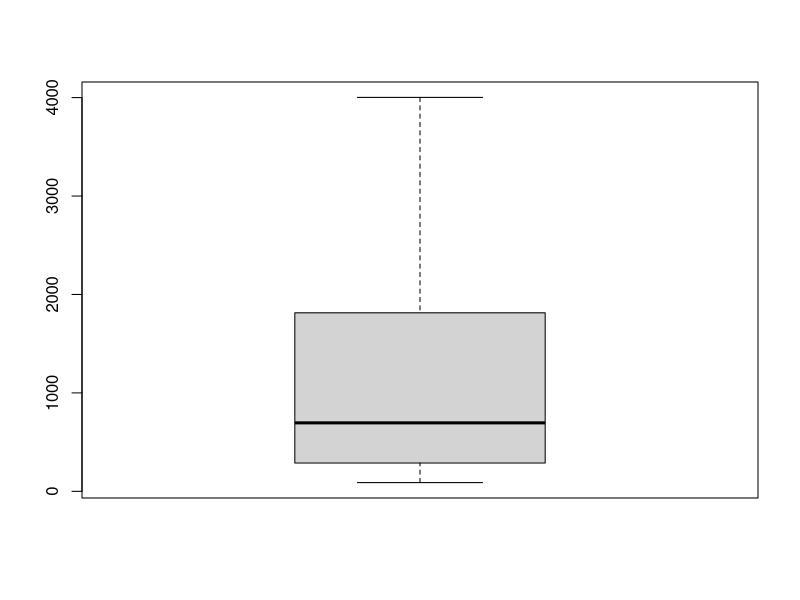
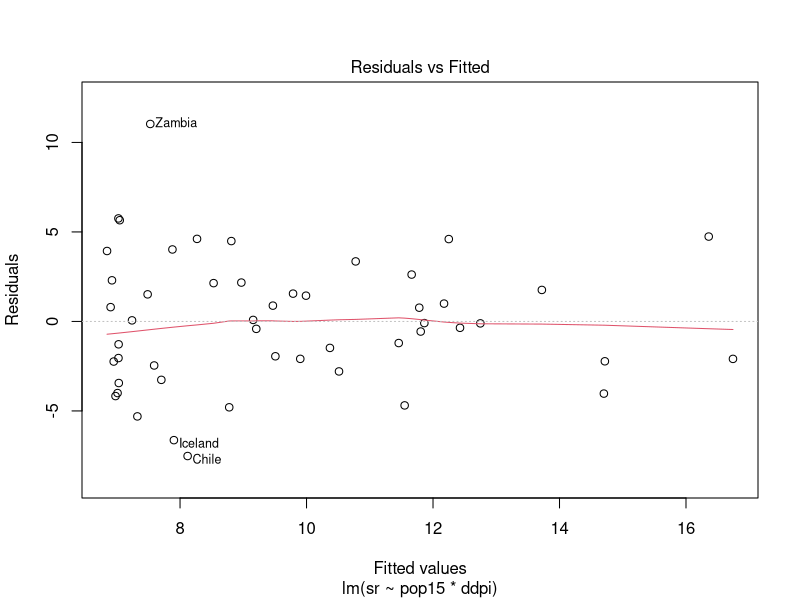
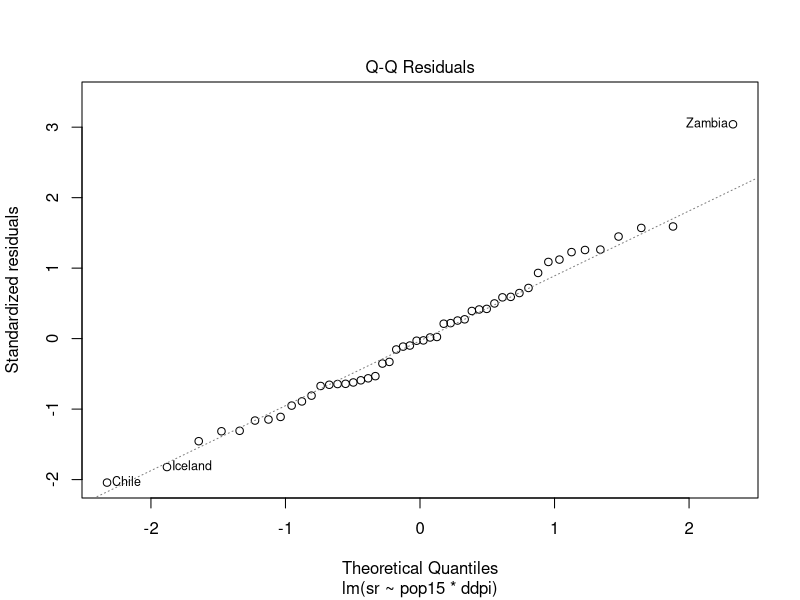
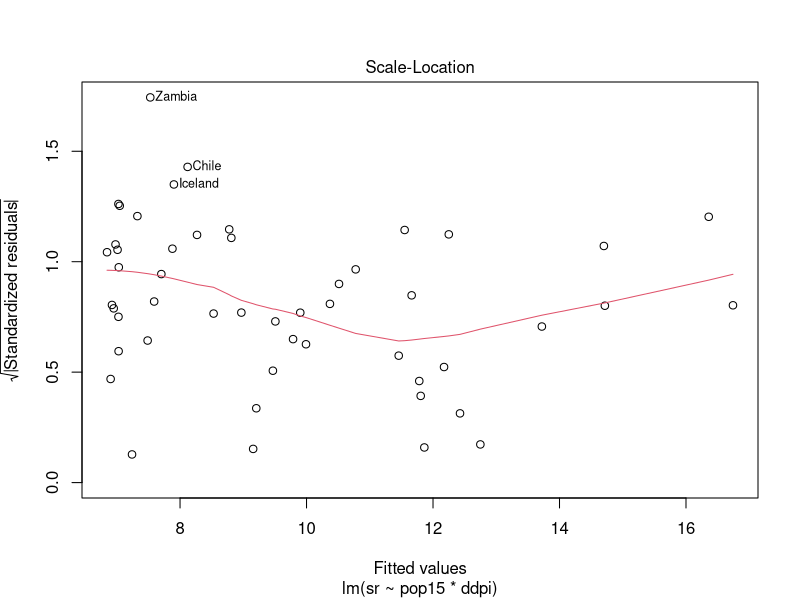
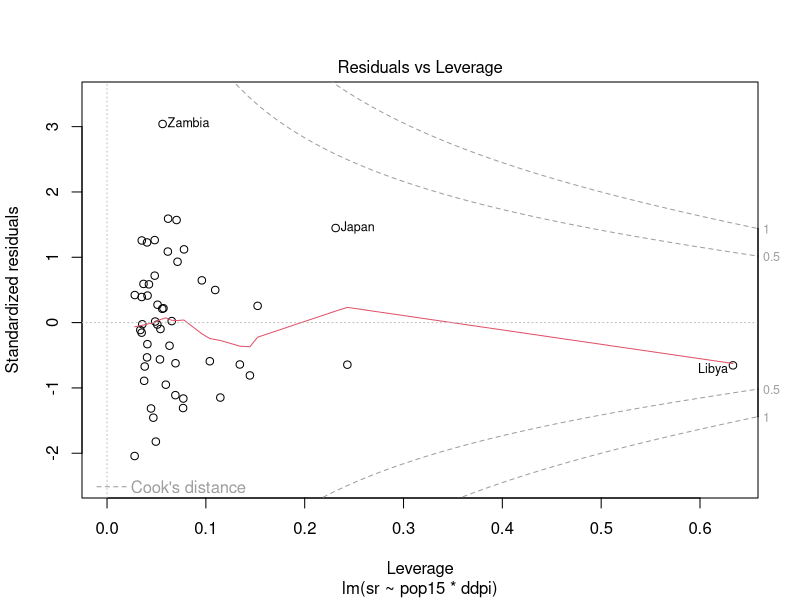

Generate these figures, in order, with R:
## ---- chunk 1
data(LifeCycleSavings)
attach(LifeCycleSavings)
names(LifeCycleSavings)
mod1=lm(LifeCycleSavings$pop15~LifeCycleSavings$pop75)
mod2=lm(LifeCycleSavings$pop15~LifeCycleSavings$dpi)
mod3=lm(LifeCycleSavings$pop15~LifeCycleSavings$ddpi)
mod4=lm(LifeCycleSavings$pop75~LifeCycleSavings$dpi)
mod5=lm(LifeCycleSavings$pop75~LifeCycleSavings$ddpi)
mod6=lm(LifeCycleSavings$dpi~LifeCycleSavings$ddpi)
summary(mod1)
summary(mod2)
summary(mod3)
summary(mod4)
summary(mod5)
summary(mod6)
## ---- chunk 2
boxplot(LifeCycleSavings$dpi)
pop15=LifeCycleSavings$pop15
pop75=LifeCycleSavings$pop75
dpi=LifeCycleSavings$dpi
ddpi=LifeCycleSavings$ddpi


Model1 = lm(sr ~ pop15 + pop75 + dpi + ddpi, data = LifeCycleSavings)
summary(Model1)
## ---- chunk 3
Model2 <- lm(sr~ pop15 * ddpi, data = LifeCycleSavings)
summary(Model2)
plot(Model2)
predict(Model2,se.fit= T,interval=c("confidence"),level=0.99)
